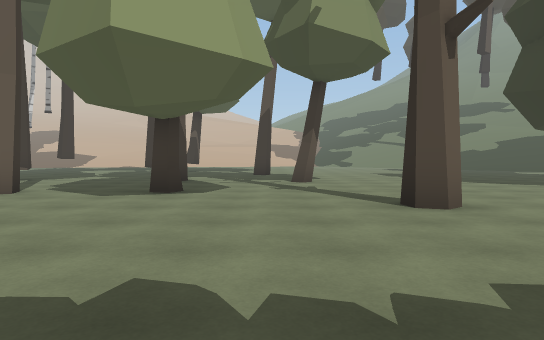
view 1 (above)

17 first-person views from a walk through a Unity game level. The camera is 1.2 m above the floor, tilts 2° down and sees 75° across. The floor is counted in squares, 2 m on a side. Each view is taken from the middle of a square. On the plan, view 1 faces up. The plan holds only what a view shows up to about 10 squares ahead; the rest is blank. The place goes on beyond the plan.

view 2
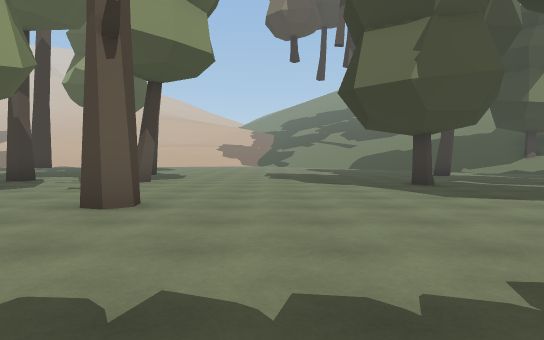

view 3
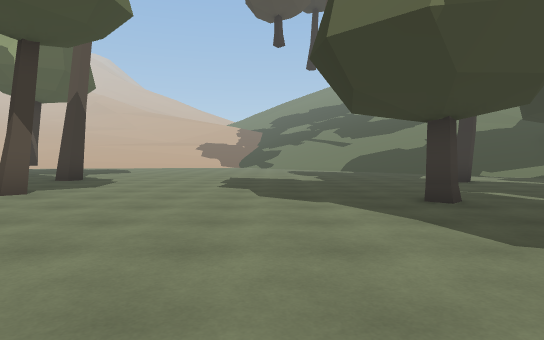

view 4
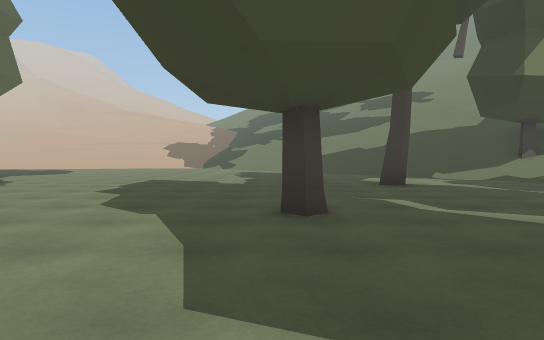

view 5
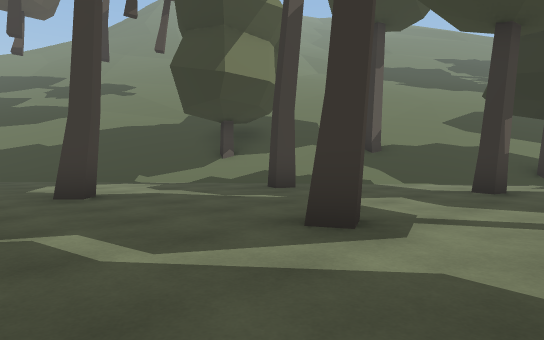

view 6
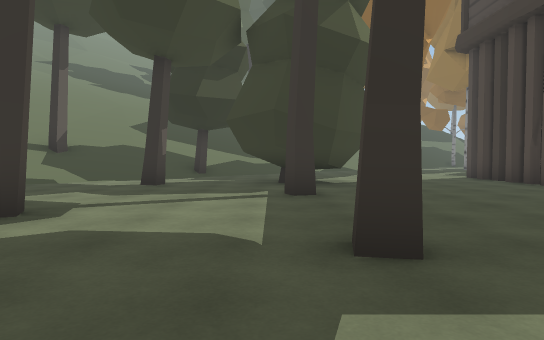

view 7
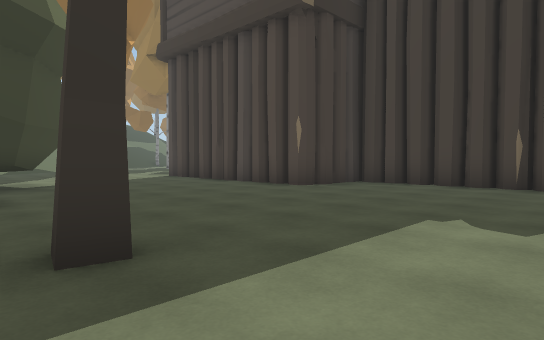

view 8
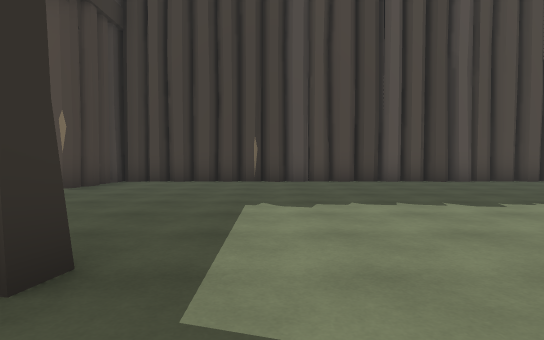

view 9
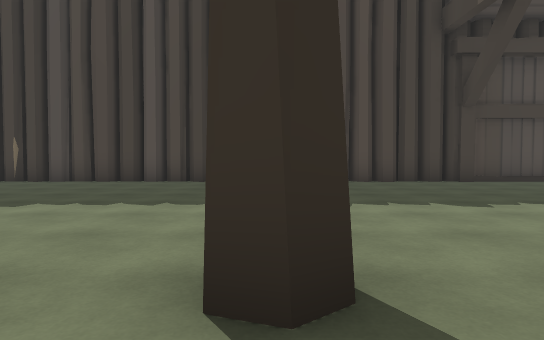

view 10
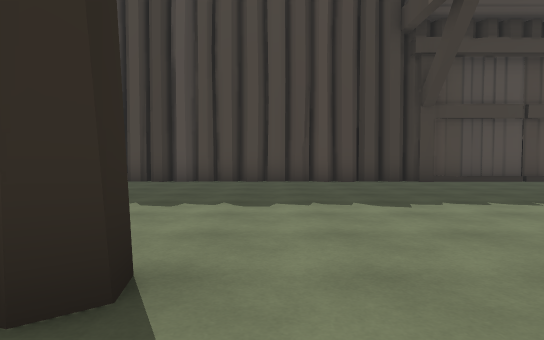

view 11
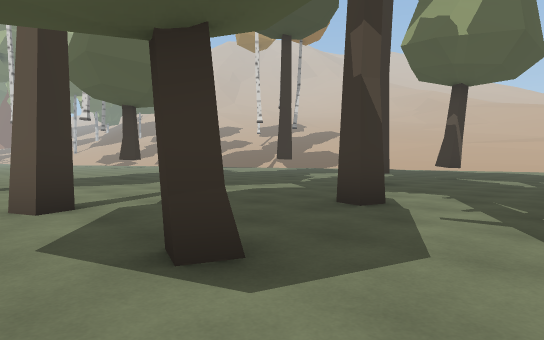

view 12
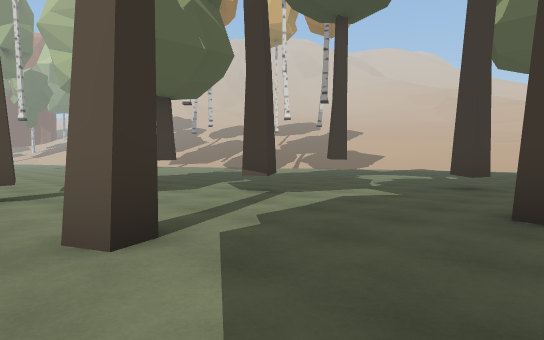

view 13
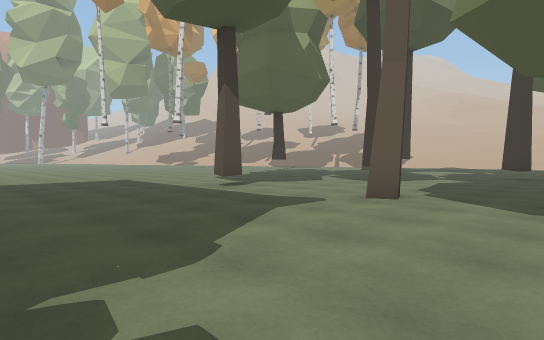

view 14
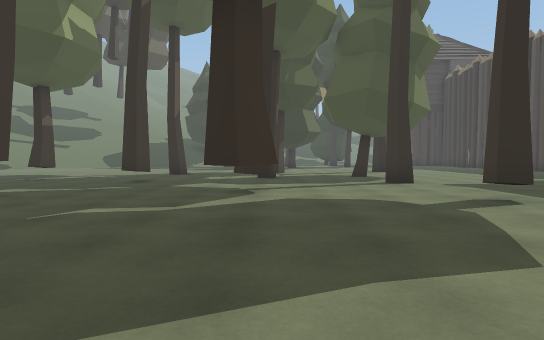

view 15
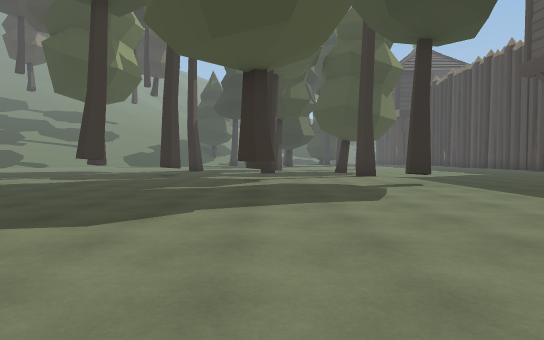

view 16
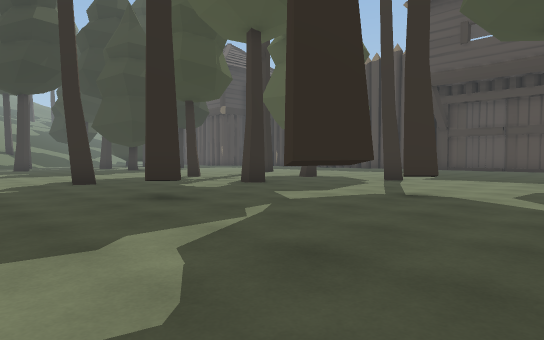

view 17
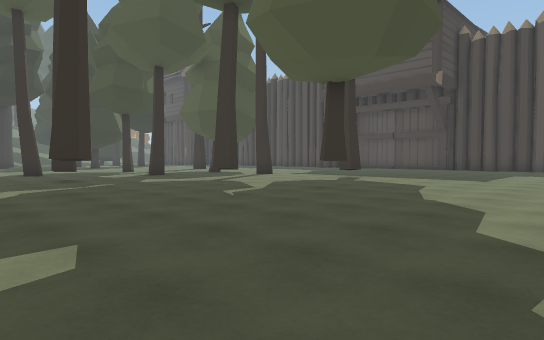

### Floor plan
Key: @ floor where view 1 was taken; # wall or solid block; . floor; / step, stairs or slope; T tree.
Columns run from 16 left of view 1 to 17 right of it. Each row starts with its distance up from view 1.
 15   ..........##..         ..///
 14   ...................... ...//#
 13   ......#....................///
 12   ..........#...#.........#...////
 11   ...........................#.//#
 10  ..............................///
  9 ......#..#...#...#..............//
  8  ......................#...#...#./
  7   ................................
  6    .....#..#..#...................
  5    ..........................#.##.
  4    ...............T......#.....##
  3    ............................##
  2     ............................
  1           ........................
  0             ....@.................
 -1             ................######
 -2            .................#
 -3           ###################

Positions as (right, up) in squares from view 1, and headings:
1: (0, 0), facing up
2: (4, 0), facing up
3: (5, 3), facing up
4: (7, 4), facing up
5: (8, 6), facing up-right
6: (7, 5), facing right
7: (7, 5), facing down-right
8: (8, 6), facing down
9: (2, 6), facing down
10: (1, 6), facing down
11: (0, 5), facing up-left
12: (-2, 5), facing up-left
13: (-2, 1), facing up-left
14: (-13, 9), facing right
15: (-16, 9), facing right
16: (-9, 15), facing down-right
17: (-14, 15), facing down-right
